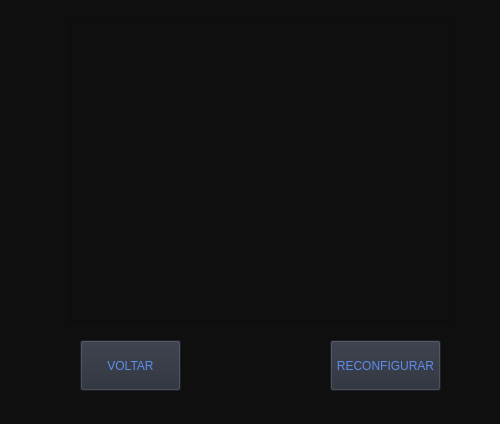
<?xml version="1.0" encoding="UTF-8"?>
<ui version="4.0">
 <class>AULAS</class>
 <widget class="QDialog" name="AULAS">
  <property name="geometry">
   <rect>
    <x>0</x>
    <y>0</y>
    <width>500</width>
    <height>424</height>
   </rect>
  </property>
  <property name="windowTitle">
   <string>AULAS</string>
  </property>
  <property name="styleSheet">
   <string notr="true">background-color: rgb(15, 15, 15);</string>
  </property>
  <widget class="QDialogButtonBox" name="buttonBox">
   <property name="geometry">
    <rect>
     <x>10</x>
     <y>600</y>
     <width>461</width>
     <height>32</height>
    </rect>
   </property>
   <property name="orientation">
    <enum>Qt::Horizontal</enum>
   </property>
   <property name="standardButtons">
    <set>QDialogButtonBox::Cancel|QDialogButtonBox::Ok</set>
   </property>
  </widget>
  <widget class="QPushButton" name="Button_reconfigurar">
   <property name="geometry">
    <rect>
     <x>330</x>
     <y>340</y>
     <width>111</width>
     <height>51</height>
    </rect>
   </property>
   <property name="styleSheet">
    <string notr="true">background-color: rgb(39,44,55);
font: 87 8pt &quot;Arial Black&quot;;
color: rgb(94,141,235);</string>
   </property>
   <property name="text">
    <string>RECONFIGURAR</string>
   </property>
  </widget>
  <widget class="QPushButton" name="Button_voltar">
   <property name="geometry">
    <rect>
     <x>80</x>
     <y>340</y>
     <width>101</width>
     <height>51</height>
    </rect>
   </property>
   <property name="styleSheet">
    <string notr="true">background-color: rgb(39,44,55);
font: 87 10pt &quot;Arial Black&quot;;
color: rgb(94,141,235);</string>
   </property>
   <property name="text">
    <string>VOLTAR</string>
   </property>
  </widget>
  <widget class="QListView" name="listView">
   <property name="geometry">
    <rect>
     <x>70</x>
     <y>20</y>
     <width>381</width>
     <height>301</height>
    </rect>
   </property>
  </widget>
 </widget>
 <resources/>
 <connections>
  <connection>
   <sender>buttonBox</sender>
   <signal>accepted()</signal>
   <receiver>AULAS</receiver>
   <slot>accept()</slot>
   <hints>
    <hint type="sourcelabel">
     <x>248</x>
     <y>254</y>
    </hint>
    <hint type="destinationlabel">
     <x>157</x>
     <y>274</y>
    </hint>
   </hints>
  </connection>
  <connection>
   <sender>buttonBox</sender>
   <signal>rejected()</signal>
   <receiver>AULAS</receiver>
   <slot>reject()</slot>
   <hints>
    <hint type="sourcelabel">
     <x>316</x>
     <y>260</y>
    </hint>
    <hint type="destinationlabel">
     <x>286</x>
     <y>274</y>
    </hint>
   </hints>
  </connection>
 </connections>
</ui>
